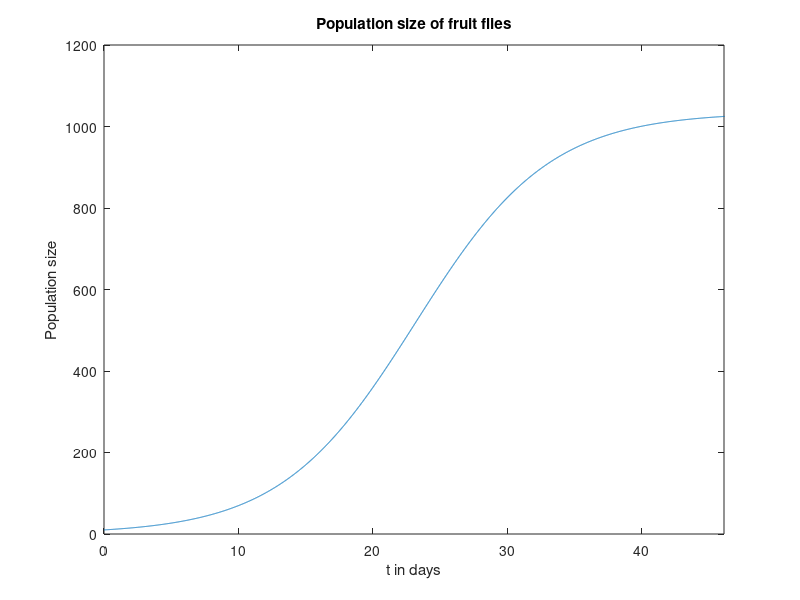

MATLAB code for this plot:
function logisticgrowth(alpha, beta, x0, tStep, tEnd)
    if nargin==0
        alpha   = 1/5;
        beta    = 1/5175;
        x0      = 10;
        tStep   = 0.01;
        tEnd    = 100;
    end
    
    % Initialize values and array
    xProgress = zeros(tEnd/tStep+1,1);
    x = x0;
    idx = 1;
    
    % Simulate using euler
    for t=0:tStep:tEnd
        x_ = alpha * x - beta * x * x;
        x = x + x_ * tStep;
        xProgress(idx) = x;
        idx = idx+1;
    end

    % Get maximum value and 99 percentile value
    max = xProgress(idx-1);
    indices = find(xProgress>max*0.99);
    idx99 = indices(1) / (1 / tStep);

    % Print necessary values
    fprintf("Population size after 12 days: %d\n", round(xProgress(12 * 1 / tStep)));
    fprintf("Population size after saturation: %d\n", round(max))
    fprintf("99 percent of population reached after day %d\n", round(idx99))

    % plot everything
    plot(0:tStep:tEnd, xProgress);
    xlim([0 idx99])
    title("Population size of fruit flies")
    xlabel("t in days")
    ylabel("Population size")
end